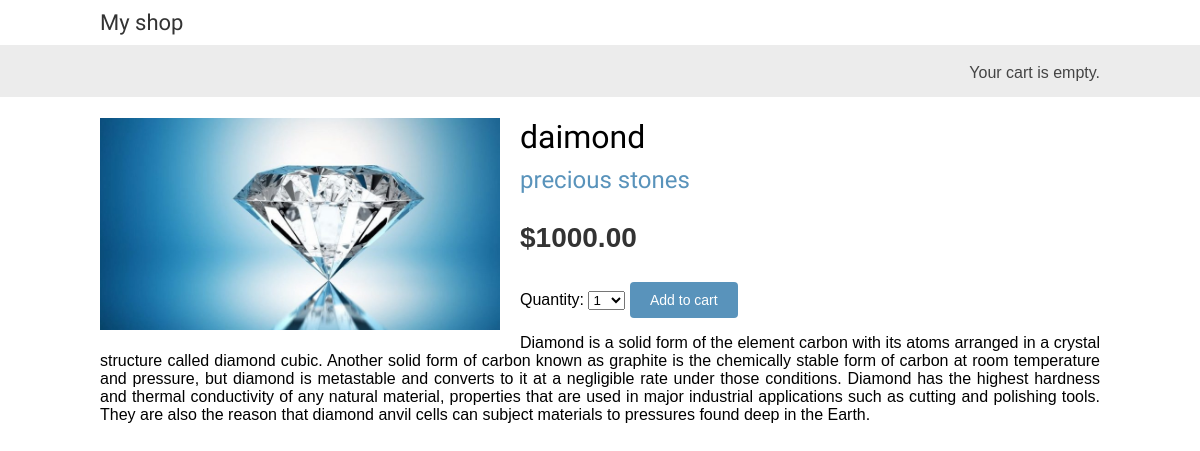
/en/3/daimond/, run on the app's committed database.
### shop/models.py (models this page shows, shortened)
class Product(models.Model):
    category = models.ForeignKey(Category,
                                 related_name='products',
                                 on_delete=models.CASCADE)
    name = models.CharField(max_length=200)
    slug = models.SlugField(max_length=200)
    image = models.ImageField(upload_to='products/%Y/%m/%d',
                              blank=True)
    description = models.TextField(blank=True)
    price = models.DecimalField(max_digits=10,
                                decimal_places=2)
    available = models.BooleanField(default=True)
    created = models.DateTimeField(auto_now_add=True)
    updated = models.DateTimeField(auto_now=True)
    class Meta:
        ordering = ['name']
        indexes = [
            models.Index(fields=['id', 'slug']),
            models.Index(fields=['name']),
            models.Index(fields=['-created']),
        ]

class Category(models.Model):
    name = models.CharField(max_length=200)
    slug = models.SlugField(max_length=200,
                            unique=True)
    class Meta:
        ordering = ['name']
        indexes = [
            models.Index(fields=['name']),
        ]
        verbose_name = 'category'
        verbose_name_plural = 'categories'
    def __str__(self):
        return self.name
    def get_absolute_url(self):
        return reverse('shop:product_list_by_category',
                       args=[self.slug])

### shop/views.py (the view)
# urls.py: path('<int:id>/<slug:slug>/', views.product_detail,
def product_detail(request, id, slug):
    product = get_object_or_404(Product,
                                id=id,
                                slug=slug,
                                available=True)
    cart_product_form = CartAddProductForm()
    r = Recommender()
    recommended_products = r.suggest_products_for([product], 4)
    return render(request,
                  'shop/product/detail.html',
                  {'product': product,
                   'cart_product_form': cart_product_form,
                   'recommended_products': recommended_products})

### cart/forms.py
class CartAddProductForm(forms.Form):
    quantity = forms.TypedChoiceField(choices=PRODUCT_QUANTITY_CHOICES,
                                      coerce=int,
                                      label=_('Quantity'))
    override = forms.BooleanField(required=False,
                                  initial=False,
                                  widget=forms.HiddenInput)

### cart/cart.py (called while the page is built)
    def __len__(self):
        return sum(item['quantity'] for item in self.cart.values())

### cart/context_processors.py (called while the page is built)
def cart(request):
    return {'cart': Cart(request)}

### shop/recomender.py (called while the page is built, shortened)
    def get_product_key(self, id):
        return f'product:{id}:purchased_with'

    def suggest_products_for(self, products, max_results=6):
        product_ids = [p.id for p in products]
        if len(products) == 1:
            suggestions = r.zrange(
                self.get_product_key(product_ids[0]),
                0, -1, desc=True)[:max_results]
        suggested_products_ids = [int(id) for id in suggestions]
        suggested_products = list(
            Product.objects.filter(id__in=suggested_products_ids))
        suggested_products.sort(
            key=lambda x: suggested_products_ids.index(x.id))
        return suggested_products

### shop/templates/shop/product/detail.html (shortened to what this page needs)
{% extends "shop/base.html" %}
{% load i18n %}
{% load static %}
{% block content %}
  <div class="product-detail">
    <img src="{% if product.image %}{{ product.image.url }}{% else %}
    {% static "img/no_image.png" %}{% endif %}">
    <h1>{{ product.name }}</h1>
    <h2>
      <a href="{{ product.category.get_absolute_url }}">
        {{ product.category }}
      </a>
    </h2>
    <p class="price">${{ product.price }}</p>
    <form action="{% url "cart:cart_add" product.id %}" method="post">
      {{ cart_product_form }}
      <input type="submit" value="{% trans "Add to cart" %}">
    </form>
    {{ product.description|linebreaks }}
  </div>
{% endblock %}

### shop/static/css/base.css (style rules this page uses)
body { margin:0; padding:0; font-family:helvetica, sans-serif; }
h1, h2, h3, h4, h5 , h6 { font-family: 'Ubuntu', sans-serif; font-weight:normal; }
a { text-decoration:none; color:#5993bb; }
a.button, input[type="submit"] { color:#fff; background:#5993bb; border-radius:4px; padding:10px 20px; font-size:14px; border:0; }
.product-detail { text-align:justify; }
.product-detail .price { color:#333; font-size:28px; font-weight:bold; }
.product-detail img { width:40%; float:left; padding:0 20px 20px 0; }
.product-detail h1 { margin-bottom:0; }
.product-detail h2 { margin-top:10px; }

### data on the page
Product: image (picture), name "daimond", category "precious stones", price "1000.00", description "Diamond is a solid form of the element carbon with its atoms arranged in a crystal structure called diamond cubic. Another solid form of carbon known as graphite is the chemically stable form of carbon at room temperature and pressure, but diamond is metastable and converts to it at a negligible rate under those conditions. Diamond has the highest hardness and thermal conductivity of any natural material, properties that are used in major industrial applications such as cutting and polishing tools. They are also the reason that diamond anvil cells can subject materials to pressures found deep in the Earth."
